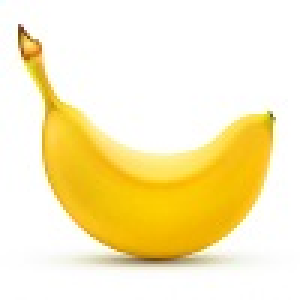
#> input picture pycharm_work/mldl/chap6/a.jpg, 100 x 100 px (shown 3 times larger)
$ python ex06.py
#> lines starting #> are read from the running program, lines starting #| are printed output that depends on the picture
### pycharm_work/mldl/chap6/fruitslog.py
import numpy as np
from sklearn.cluster import KMeans
from sklearn.linear_model import LogisticRegression

def getlog():
    target = np.array(['사과'] * 100 + ['파인애플'] * 100 + ['바나나'] * 100)
    fruits = np.load('fruits_300.npy')
    fruits2d = fruits.reshape(-1, 10000)
    lr = LogisticRegression()
    lr.fit(fruits2d, target)
    return lr

### pycharm_work/mldl/chap6/ex06.py
import cv2
import numpy as np
import matplotlib.pyplot as plt
from fruitslog import getlog

a = cv2.imread('a.jpg',cv2.IMREAD_GRAYSCALE)
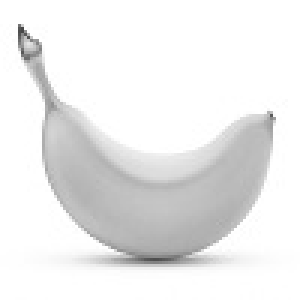
#> a: shape (100, 100) (shown 3 times larger); min 71, max 255, mean 235.8
print(a.shape)
#| (100, 100)

b = cv2.imread('b.jpg',cv2.IMREAD_GRAYSCALE)
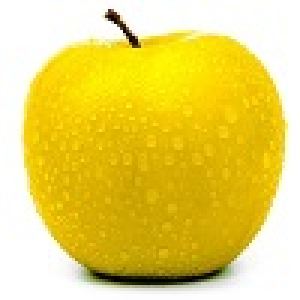
#> input picture pycharm_work/mldl/chap6/b.jpg, 100 x 100 px (shown 3 times larger)
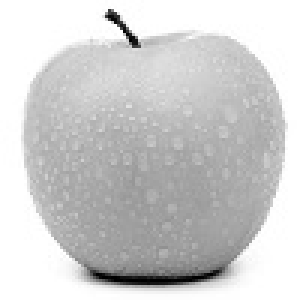
#> b: shape (100, 100) (shown 3 times larger); min 0, max 255, mean 206
print(b.shape)
#| (100, 100)

d = cv2.imread('d.jpg',cv2.IMREAD_GRAYSCALE)
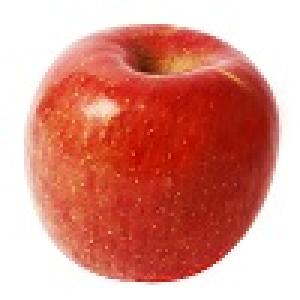
#> input picture pycharm_work/mldl/chap6/d.jpg, 100 x 100 px (shown 3 times larger)
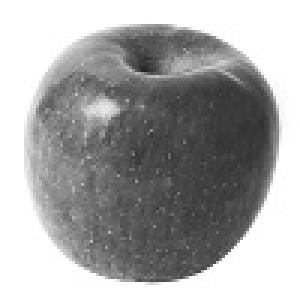
#> d: shape (100, 100) (shown 3 times larger); min 35, max 255, mean 166.6
print(d.shape)
#| (100, 100)


plt.imshow(b,cmap='gray_r')
plt.show()


#> (the run stopped early here; a loop or call above may not have finished)
